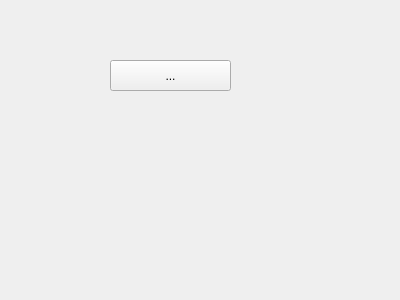
<?xml version="1.0" encoding="UTF-8"?>
<ui version="4.0">
 <class>MessageBox</class>
 <widget class="QDialog" name="MessageBox">
  <property name="geometry">
   <rect>
    <x>0</x>
    <y>0</y>
    <width>400</width>
    <height>300</height>
   </rect>
  </property>
  <property name="windowTitle">
   <string>Dialog</string>
  </property>
  <widget class="QToolButton" name="toolButton">
   <property name="geometry">
    <rect>
     <x>110</x>
     <y>60</y>
     <width>121</width>
     <height>31</height>
    </rect>
   </property>
   <property name="text">
    <string>...</string>
   </property>
  </widget>
 </widget>
 <resources/>
 <connections/>
</ui>
